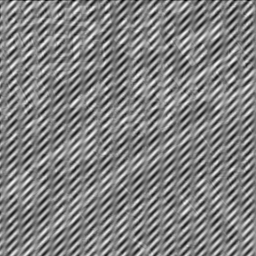
%> input picture School/ECE 429/Notch2Example/noisy.png, 256 x 256 px
$ octave notch.m   (GNU Octave 9; MATLAB toolbox functions it lacks are replaced by stand-ins)
%> lines starting %> are read from the running program, lines starting %| are printed output that depends on the picture
%Halftone Notch Filter
%Notched Filtering doesn't require zero padding
clc; close all; clear;

original = imread('noisy.png');
%> original is the input picture: size 256x256 uint8; min 4, max 247, mean 129.5
%Display Original Image
figure()
imshow(original);

%Zero Pad Image & Translate to Frequency Domain
freqDImage = fftshift(fft2(original));

%Display Frequency Domain DC Centered Image
figure()
imshow(freqDImage);
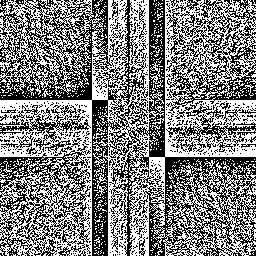
%> displayed picture: size 256x256, on the screen's scale of 0 to 255; min 0, max 255, mean 129.5

[Xz,Yz] = size(freqDImage);
%> Xz = 256; Yz = 256

%Spectrum Display for Easier Noise View
% https://stackoverflow.com/questions/29235421/find-proper-notch-filter-to-remove-pattern-from-image
norm_img = @(img) (img - min(img(:))) / (max(img(:)) - min(img(:)));
show_spec = @(img) imshow(norm_img(log(abs(img)-min(abs(img(:)))+1.0001)));

figure();
show_spec(freqDImage);
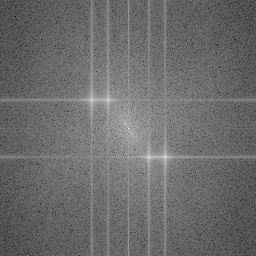
%> displayed picture: size 256x256, on the screen's scale of 0 to 255; min 0, max 255, mean 107.8

D0 = 5;
%Centers where the HPF are set
%Experimentally Determined
lpf1 = zeros(Xz,Yz);
lpf2 = zeros(Xz,Yz);
lpf3 = zeros(Xz,Yz);
lpf4 = zeros(Xz,Yz);
%Experimentally Determined Values
%Right to Left | X
%Up and Down | Y
%Upper Left Corner Left [92,100] [X,Y]
%Upper Left Corner Right [108,100]
%Bottom Right Corner Left [150,157]
%Bottom Right Corner Right [166,157]
%Image Center [129,129]

centerX1 = 20.5;
centerY1 = 28.5;
centerX2 = 36.5;

for j = 1:Xz %Moving Along X Coordinate
    for i = 1:Yz %Moving Along Y Coordinate
        lpf1(i,j) = exp(-0.50.*(D0.^-2).*(double((j-(Xz/2)-centerX1).^2) +...
            ((i - (Yz/2)-centerY1).^2)));%Upper Left Corner 1
        lpf2(i,j) = exp(-0.50.*(D0.^-2).*(double((j-(Xz/2)-centerX2).^2) +...
            ((i - (Yz/2)-centerY1).^2)));%Upper Left Corner 2
        lpf3(i,j) = exp(-0.50.*(D0.^-2).*(double((j-(Xz/2)+centerX1).^2) +...
            ((i - (Yz/2)+centerY1).^2)));%Bottom Right Corner 1
        lpf4(i,j) = exp(-0.50.*(D0.^-2).*(double((j-(Xz/2)+centerX2).^2) +...
            ((i - (Yz/2)+centerY1).^2)));%Bottom Right Corner 2
    end
end
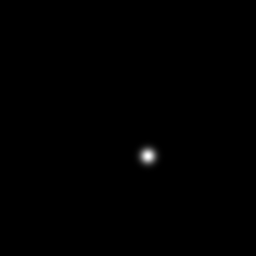
%> lpf1: size 256x256 double; min 0, max 0.99, mean 0.0024

hpf1 = 1 - lpf1;
hpf2 = 1 - lpf2;
hpf3 = 1 - lpf3;
hpf4 = 1 - lpf4;

% [11 lines of commented-out code are left out]

notchFilter = hpf1.*hpf2.*hpf3.*hpf4;
figure()
imshow(notchFilter);

%Apply the Notch Filter to the Image

filterImage = freqDImage.*notchFilter;

%Resulting Spectrum
figure();
show_spec(filterImage);

%Time Domain Image
timeDomainResult = ifft2(ifftshift(filterImage));


figure()
imshow(uint8(timeDomainResult));
%> (this line was passed over: imshow is not available in this run)
